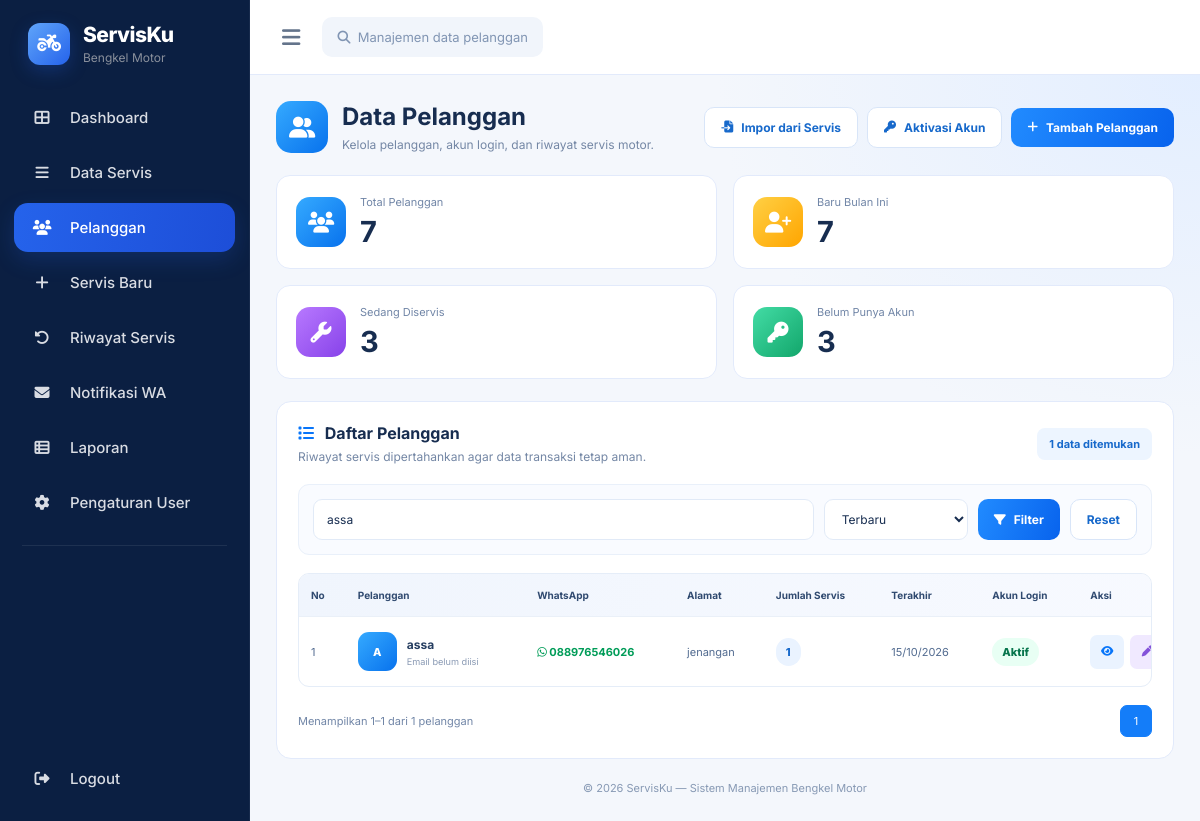
The page /pelanggan.php?cari=assa (signed in) on the database its author committed.
### tables this page shows
CREATE TABLE `pelanggan` (
  `id` int(11) NOT NULL,
  `nama` varchar(100) NOT NULL,
  `telepon` varchar(20) NOT NULL,
  `email` varchar(100) DEFAULT NULL,
  `alamat` text DEFAULT NULL,
  `catatan` text DEFAULT NULL,
  `created_at` timestamp NOT NULL DEFAULT current_timestamp(),
  `updated_at` timestamp NOT NULL DEFAULT current_timestamp() ON UPDATE current_timestamp(),
  `password` varchar(255) DEFAULT NULL,
  `foto_profil` varchar(255) DEFAULT NULL
);

### pelanggan.php (the view, shortened to what this page needs)
<?php
require_once __DIR__ . '/config/koneksi.php';
$pdo->setAttribute(PDO::ATTR_ERRMODE, PDO::ERRMODE_EXCEPTION);
function pelE($value): string
{
    return htmlspecialchars((string)($value ?? ''), ENT_QUOTES, 'UTF-8');
}
function pelHasColumn(PDO $pdo, string $table, string $column): bool
{
    $stmt = $pdo->prepare("
        SELECT COUNT(*)
        FROM information_schema.COLUMNS
        WHERE TABLE_SCHEMA = DATABASE()
          AND TABLE_NAME = ?
          AND COLUMN_NAME = ?
    ");
    $stmt->execute([$table, $column]);
    return (bool)$stmt->fetchColumn();
}
function pelInitial(string $name): string
{
    $words = preg_split('/\s+/u', trim($name));
    $result = '';
    foreach (array_slice($words ?: [], 0, 2) as $word) {
        $result .= function_exists('mb_substr')
            ? mb_substr($word, 0, 1, 'UTF-8')
            : substr($word, 0, 1);
    }
    return function_exists('mb_strtoupper')
        ? mb_strtoupper($result, 'UTF-8')
        : strtoupper($result);
}
function pelDate($value): string
{
    return date('d/m/Y', strtotime((string)$value));
}
$hasPassword = pelHasColumn($pdo, 'pelanggan', 'password');
$hasEmail = pelHasColumn($pdo, 'pelanggan', 'email');
$hasAlamat = pelHasColumn($pdo, 'pelanggan', 'alamat');
$hasCreatedAt = pelHasColumn($pdo, 'pelanggan', 'created_at');
$hasLink = pelHasColumn($pdo, 'servis', 'id_pelanggan');
$hasServisPhone = pelHasColumn($pdo, 'servis', 'telepon');
$hasServisDate = pelHasColumn($pdo, 'servis', 'tanggal_servis');
$hasServisCreated = pelHasColumn($pdo, 'servis', 'created_at');
$hasServisStatus = pelHasColumn($pdo, 'servis', 'status');
$servisDateColumn = $hasServisDate
    ? 'sv.tanggal_servis'
    : ($hasServisCreated ? 'sv.created_at' : 'NULL');
$pelangganDateColumn = $hasCreatedAt
    ? 'p.created_at'
    : 'NULL';
$conditions = [];
if ($hasLink) {
    $conditions[] = 'sv.id_pelanggan = p.id';
}
if ($hasServisPhone) {
    $phoneExpr = "
        REPLACE(
            REPLACE(
                REPLACE(
                    REPLACE(TRIM(sv.telepon), ' ', ''),
                    '-', ''
                ),
                '(', ''
            ),
            ')', ''
        )
    ";
    $pelPhoneExpr = "
        REPLACE(
            REPLACE(
                REPLACE(
                    REPLACE(TRIM(p.telepon), ' ', ''),
                    '-', ''
                ),
                '(', ''
            ),
            ')', ''
        )
    ";
    $conditions[] = "(
        $phoneExpr = $pelPhoneExpr
        OR (
            LEFT($phoneExpr, 1) = '0'
            AND CONCAT('62', SUBSTRING($phoneExpr, 2)) = $pelPhoneExpr
        )
        OR (
            LEFT($pelPhoneExpr, 1) = '0'
            AND CONCAT('62', SUBSTRING($pelPhoneExpr, 2)) = $phoneExpr
        )
        OR (
            LEFT($phoneExpr, 2) = '62'
            AND CONCAT('0', SUBSTRING($phoneExpr, 3)) = $pelPhoneExpr
        )
        OR (
            LEFT($pelPhoneExpr, 2) = '62'
            AND CONCAT('0', SUBSTRING($pelPhoneExpr, 3)) = $phoneExpr
        )
    )";
}
$joinCondition = $conditions
    ? '(' . implode(' OR ', $conditions) . ')'
    : '1 = 0';
$search = trim((string)($_GET['cari'] ?? ''));
$sort = (string)($_GET['urut'] ?? 'terbaru');
$orderOptions = [
    'terbaru' => $pelangganDateColumn . ' DESC, p.id DESC',
    'nama' => 'p.nama ASC',
    'servis' => 'jumlah_servis DESC, p.nama ASC',
    'terakhir' => 'terakhir_servis DESC, p.nama ASC'
];
$page = max(1, (int)($_GET['hal'] ?? 1));
$limit = 10;
$where = '';
$params = [];
if ($search !== '') {
    $searchConditions = ['p.nama LIKE ?', 'p.telepon LIKE ?'];
    $params = ['%' . $search . '%', '%' . $search . '%'];
    if ($hasEmail) {
        $searchConditions[] = 'p.email LIKE ?';
        $params[] = '%' . $search . '%';
    }
    if ($hasAlamat) {
        $searchConditions[] = 'p.alamat LIKE ?';
        $params[] = '%' . $search . '%';
    }
    $where = ' WHERE (' . implode(' OR ', $searchConditions) . ')';
}
$serviceJoin = $hasLink
    ? 'sv.id_pelanggan = p2.id'
    : '1 = 0';
if ($hasLink && $hasServisPhone) {
    $serviceJoin = "(
        sv.id_pelanggan = p2.id
        OR (
            (sv.id_pelanggan IS NULL OR sv.id_pelanggan = 0)
            AND $joinCondition
        )
    )";
} elseif (!$hasLink && $hasServisPhone) {
    $serviceJoin = $joinCondition;
}
$from = "
    FROM pelanggan p
    LEFT JOIN (
        SELECT
            p2.id AS pelanggan_id,
            COUNT(sv.id) AS jumlah_servis,
            MAX($servisDateColumn) AS terakhir_servis
        FROM pelanggan p2
        LEFT JOIN servis sv ON (
            " . str_replace(
                ['sv.', 'p.'],
                ['sv.', 'p2.'],
                $serviceJoin
            ) . "
        )
        GROUP BY p2.id
    ) s ON s.pelanggan_id = p.id
";
$totalStatement = $pdo->prepare(
    "SELECT COUNT(*) FROM pelanggan p $where"
);
$totalStatement->execute($params);
$total = (int)$totalStatement->fetchColumn();
$pages = max(1, (int)ceil($total / $limit));
$page = min($page, $pages);
$offset = ($page - 1) * $limit;
$emailSelect = $hasEmail ? 'p.email' : "'' AS email";
$alamatSelect = $hasAlamat ? 'p.alamat' : "'' AS alamat";
$createdSelect = $hasCreatedAt ? 'p.created_at' : 'NULL AS created_at';
$passwordSelect = $hasPassword ? 'p.password' : "NULL AS password";
$sql = "
    SELECT
        p.id,
        p.nama,
        p.telepon,
        $emailSelect,
        $alamatSelect,
        $createdSelect,
        $passwordSelect,
        COALESCE(s.jumlah_servis, 0) AS jumlah_servis,
        s.terakhir_servis
    $from
    $where
    ORDER BY {$orderOptions[$sort]}
    LIMIT $limit OFFSET $offset
";
$stmt = $pdo->prepare($sql);
$stmt->execute($params);
$rows = $stmt->fetchAll(PDO::FETCH_ASSOC);
$totalCustomers = (int)$pdo->query(
    'SELECT COUNT(*) FROM pelanggan'
)->fetchColumn();
$newMonth = $hasCreatedAt
    ? (int)$pdo->query("
        SELECT COUNT(*)
        FROM pelanggan
        WHERE YEAR(created_at) = YEAR(CURDATE())
          AND MONTH(created_at) = MONTH(CURDATE())
    ")->fetchColumn()
    : 0;
$active = 0;
if ($hasServisStatus) {
    $activeStmt = $pdo->query("
        SELECT COUNT(DISTINCT p.id)
        FROM pelanggan p
        JOIN servis sv ON $joinCondition
        WHERE sv.status IN ('Antre', 'Pengerjaan')
    ");
    $active = (int)$activeStmt->fetchColumn();
}
$pending = $hasPassword
    ? (int)$pdo->query("
        SELECT COUNT(*)
        FROM pelanggan
        WHERE password IS NULL OR password = ''
    ")->fetchColumn()
    : $totalCustomers;
?>
<!DOCTYPE html>
<html lang="id">
<head>
<link rel="stylesheet" href="https://cdnjs.cloudflare.com/ajax/libs/font-awesome/6.5.2/css/all.min.css">
</head>
<body>
<?php require_once __DIR__ . '/includes/sidebar.php'; ?>
<main class="main">
<header class="topbar">
    <button type="button" class="menu-toggle" id="menuToggle" aria-label="Buka menu">
        <i class="fa-solid fa-bars"></i>
    </button>
    <div class="top-search"><i class="fa-solid fa-magnifying-glass"></i> &nbsp;Manajemen data pelanggan</div>
</header>
<section class="content">
<div class="heading">
    <div class="heading-left">
        <div class="heading-icon"><i class="fa-solid fa-user-group"></i></div>
        <div>
            <h1>Data Pelanggan</h1>
            <p>Kelola pelanggan, akun login, dan riwayat servis motor.</p>
        </div>
    </div>
    <div class="heading-actions">
        <form method="POST">
            <button class="btn secondary" type="submit"><i class="fa-solid fa-file-import"></i> Impor dari Servis</button>
        </form>
        <a class="btn secondary" href="admin_aktivasi_pelanggan.php"><i class="fa-solid fa-key"></i> Aktivasi Akun</a>
        <a class="btn primary" href="tambah_pelanggan.php"><i class="fa-solid fa-plus"></i> Tambah Pelanggan</a>
    </div>
</div>
<div class="stats">
    <div class="stat"><div class="stat-icon blue"><i class="fa-solid fa-users"></i></div><div><p>Total Pelanggan</p><strong><?= $totalCustomers ?></strong></div></div>
    <div class="stat"><div class="stat-icon yellow"><i class="fa-solid fa-user-plus"></i></div><div><p>Baru Bulan Ini</p><strong><?= $newMonth ?></strong></div></div>
    <div class="stat"><div class="stat-icon purple"><i class="fa-solid fa-wrench"></i></div><div><p>Sedang Diservis</p><strong><?= $active ?></strong></div></div>
    <div class="stat"><div class="stat-icon green"><i class="fa-solid fa-key"></i></div><div><p>Belum Punya Akun</p><strong><?= $pending ?></strong></div></div>
</div>
<div class="panel">
    <div class="panel-head">
        <div>
            <h2><i class="fa-solid fa-list"></i> Daftar Pelanggan</h2>
            <p>Riwayat servis dipertahankan agar data transaksi tetap aman.</p>
        </div>
        <span class="count"><?= $total ?> data ditemukan</span>
    </div>
    <form method="GET" class="filters">
        <input type="search" name="cari" placeholder="Cari nama, telepon, email, alamat..." value="<?= pelE($search) ?>">
        <select name="urut">
            <option value="terbaru" <?= $sort === 'terbaru' ? 'selected' : '' ?>>Terbaru</option>
        </select>
        <button class="btn primary" type="submit"><i class="fa-solid fa-filter"></i> Filter</button>
        <a class="btn secondary" href="pelanggan.php">Reset</a>
    </form>
    <div class="table-wrap">
    <table>
        <thead>
        <tr>
            <th>No</th><th>Pelanggan</th><th>WhatsApp</th><th>Alamat</th>
            <th>Jumlah Servis</th><th>Terakhir</th><th>Akun Login</th><th>Aksi</th>
        </tr>
        </thead>
        <tbody>
        <?php foreach ($rows as $index => $row): ?>
        <tr>
            <td><?= $offset + $index + 1 ?></td>
            <td>
                <div class="cust">
                    <span class="avatar"><?= pelE(pelInitial((string)$row['nama'])) ?></span>
                    <span>
                        <strong><?= pelE($row['nama']) ?></strong>
                        <small><?= pelE($row['email'] ?: 'Email belum diisi') ?></small>
                    </span>
                </div>
            </td>
            <td>
                <?php $phone = preg_replace('/\D+/', '', (string)$row['telepon']); ?>
                <a class="wa" target="_blank" rel="noopener noreferrer" href="https://wa.me/<?= pelE($phone) ?>">
                    <i class="fa-brands fa-whatsapp"></i> <?= pelE($row['telepon']) ?>
                </a>
            </td>
            <td><?= pelE($row['alamat'] ?: '-') ?></td>
            <td><span class="pill <?= (int)$row['jumlah_servis'] === 0 ? 'gray' : '' ?>"><?= (int)$row['jumlah_servis'] ?></span></td>
            <td><?= pelE(pelDate($row['terakhir_servis'])) ?></td>
            <td>
                <?php if ($hasPassword && !empty($row['password'])): ?>
                    <span class="pill ok">Aktif</span>
                <?php else: ?>
                    <span class="pill warn">Belum aktif</span>
                <?php endif; ?>
            </td>
            <td>
                <div class="actions">
                    <a class="action view" title="Detail" href="detail_pelanggan.php?id=<?= (int)$row['id'] ?>"><i class="fa-solid fa-eye"></i></a>
                    <a class="action edit" title="Edit" href="edit_pelanggan.php?id=<?= (int)$row['id'] ?>"><i class="fa-solid fa-pen"></i></a>
                </div>
            </td>
        </tr>
        <?php endforeach; ?>
        </tbody>
    </table>
    </div>
    <?php if ($total > 0): ?>
    <div class="pagination">
        <span>Menampilkan <?= $offset + 1 ?>–<?= $offset + count($rows) ?> dari <?= $total ?> pelanggan</span>
        <div class="pages">
            <?php for ($number = max(1, $page - 2); $number <= min($pages, $page + 2); $number++): ?>
                <?php if ($number === $page): ?>
                    <span class="current"><?= $number ?></span>
                <?php else: ?>
                    <a href="<?= pelE(pelUrl($number, $search, $sort)) ?>"><?= $number ?></a>
                <?php endif; ?>
            <?php endfor; ?>
        </div>
    </div>
    <?php endif; ?>
</div>
<div class="footer">&copy; <?= date('Y') ?> ServisKu — Sistem Manajemen Bengkel Motor</div>
</section>
</main>
</body>
</html>

### sidebar.php (style rules this page uses)
:root { --sidebar-width: 250px; --sb-bg: #0b1f42; --sb-text: #d9dce3; --sb-orange: #2563eb; }
* { box-sizing: border-box; }

### rows shown on the page
pelanggan: index "1", nama "A", nama "assa", email "Email belum diisi", telepon "088976546026", alamat "jenangan", jumlah_servis "1", terakhir_servis "15/10/2026", shows "Aktif"

### other values the page prints
$menu['label'] "Dashboard"
$menu['label'] "Data Servis"
$menu['label'] "Pelanggan"
$menu['label'] "Servis Baru"
$menu['label'] "Riwayat Servis"
$menu['label'] "Notifikasi WA"
$menu['label'] "Laporan"
$menu['label'] "Pengaturan User"
$totalCustomers "7"
$newMonth "7"
$active "3"
$pending "3"
$total "1"
$offset + 1 "1"
$offset + count($rows) "1"
